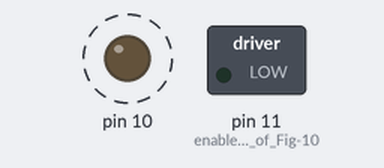
Recording of a sketch running on a simulated Arduino Uno, built with avr-gcc and run on an emulated ATmega328P. Parts: switched loads named in the sketch (green lamp = pin HIGH), output pins drawn as LEDs (lit = HIGH). Dashed ring = blinking.

Above: at 0.15 s.
At 1.65 s:
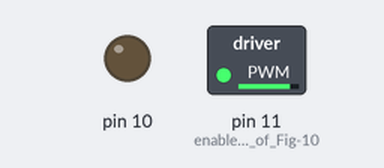
Timing chart, 0 to 1.6 s (numbered marks = the images above):
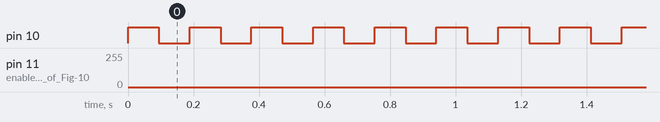

The sketch:

hf_pwm.ino
```cpp
//we are using timer2.it has 3 interrupt vect,1.comp match A,2.comp match B,3.overflow
//it's a 8bit timer and max count 2^8=256;
//all 3 timer has same interrupt service, only timer 1 has input capture which can be used as external pulse counter.
void setup()
{
    Serial.begin(9600);

    pinMode(10, OUTPUT);
    pinMode(11, OUTPUT);  //enable G2 of Fig-10.3; do it using pinMode() function.
    //------------------------
    bitSet(TCCR2A, COM2A1); //keep PWM signal HIGH at start (non-inverting); do it using TCCR2A Reg.
    bitClear(TCCR2A, COM2A0);
    //------------------------
    bitSet(TCCR2A, WGM20); //select Mode-3 fast PWM using WGM bits of TCCR2A/TCCR2B Reg.
    bitSet(TCCR2A, WGM21);
    bitClear(TCCR2B, WGM22);
    //-------------------------
    OCR2A = 16; //put 16 into OCR2A for initial 1 us ON-time. (clkTC2 = 16 MHz) ; (16MHz/1)*1 us = 16
    //-------------------------
    bitSet(TCCR2B, CS20); //Start TCNT2 with 16 MHz; do it using TCCR2B Register N.B:it's timer2;
    bitClear(TCCR2B, CS21);
    bitClear(TCCR2B, CS22);
    //-------------------------

}
float t=0;
int pulse_count =0;
void loop()
{
    while(bitRead(TIFR2, OCF2A) != HIGH)   //checking if ON-times has ended or not
     {
      ; //wait until ON-time/duty cycle ends of the PWM //here you can do your regular work
     }
     bitSet(TIFR2, OCF2A);       //clear OCF2A flag
     //OCR2A = OCR2A + 16;      //augment duty cycle by 1 us
     t=t+.000016; //increment of time preod of 62.5khz signal t=1/62.5k=.000016s
     OCR2A = 255*abs(sin(314.16*t)); //pulse wide vary according sinusoid t=t+.000016;
     if (t>=.01)                    //we need 62.5kcycle/sec*(.01sec)=625times over flow for half cycle or .01sec .
       {
        t=0;
       }
     pulse_count=pulse_count+1;
     if (pulse_count<=625)
       {
        digitalWrite(10,HIGH);

       }
       else digitalWrite(10,LOW);
     if (pulse_count>=1250)
       {
        pulse_count=0;
       }
     //Serial.println(pulse_count);
     //delay(40);             //wait for 4 sec to see the next change in duty cycle
}


/*void setup()
{

    //---L1: Our desired PWM signal (waveform-4 of Fig-10.4) will appear on DPun-11 of Fig-10.3. So, the
    //---direction of DPin-10,11 must be made output. This is done by the following code:
    pinMode(10, OUTPUT);
    pinMode(11, OUTPUT);

    //---L2: Our desire PWM signal starts with HIGH state -- it is "non-inverting" mode. To do it,
    //---we put 1, 0 into the COM2A1, COM2A0 bits of TCCR2A Register of Fig-10.5. the codes are:
    bitSet(TCCR2A, COM2A1);
    bitClear(TCCR2A, COM2A0);

    //---L3: To get our desired PWM signal (waveform-4 of Fig-10.4), we must activate Mode-3 operation
    //---for Ch-A. This is done but putting 0, 1, 1 into WGM22, WGM21, WGM20 bits of TCCR2B and
    //---TCCR2A Registers. The codes are:
    bitClear(TCCR2A, WGM22); //select Mode-3 fast PWM using WGM bits of TCCR2A/TCCR2B Reg.
    bitSet(TCCR2A, WGM21);
    bitSet(TCCR2A, WGM20);

    //---L4: Let us set the intial ON-time (duty cycle of PWM) at 25% (4 us). This is done by putting some
    //---"quantity"  into 8-bit OCR2A Register (see waveform-1 of Fig-10.4). (T = 1/62500 = 16 us). What
    //---is value of this "quantity"?The OCR2A register can hold 0 to 255 for 0% tp 100% duty cycle.
    //---Therefore, we have to store 255/4 = 64 into OCR2A register. The code is:
    OCR2A = 1;     //timeDelay for 64 counts is: (16/256)*64 = 4 us)

    //---L5: We want 62.5 kHZ repetitions for our PWM signal. To do it, we put 0, 0, 1 into CS22, CS21,
    //---CS20 bits of TCCR2B Register. The codes are: (When these bits are loaded, the TC2 starts and
    //---PWM signal appears on DPin-11.)
    bitClear(TCCR2B, CS22); //Start TCNT2 with 16 MHz; do it using TCCR2B Register
    bitClear(TCCR2B, CS21);
    bitSet(TCCR2B, CS20);

    //---L6: Connect oscilloscope at DPin-11 and observe the PWM signals as depicted in Fig-10.7.
  Serial.begin(9600);
}
int x=0;
float t=0;
void loop()
{

  x=x+1.1;
  t=t+.0002;
  //OCR2A = abs(x);
  int k=255*(sin(314.16*t));
  Serial.println(k);
  OCR2A = 255*abs(sin(314.16*t));
  //delayMicroseconds(10);
  /*if (x==255)
  {
    x=-x;
  }*/

  /*if (t>=.02)
  {
   t=0;
  }

    //---Write codes to sense motor speed and then put new value into OCR2A regsiter to get new duty
    //---cycle of the PWM signal. This will help to bring the motor speed at the desired level.
}
*/
```

Measured:
- by itself, pin 10: alternates HIGH for 0.09 s and LOW for 0.09 s
